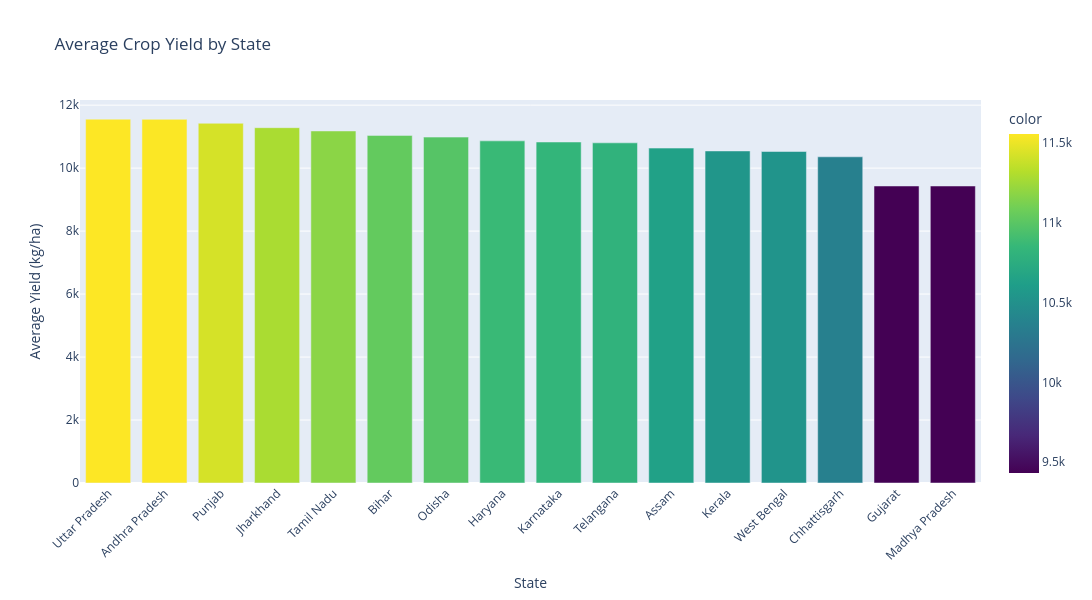
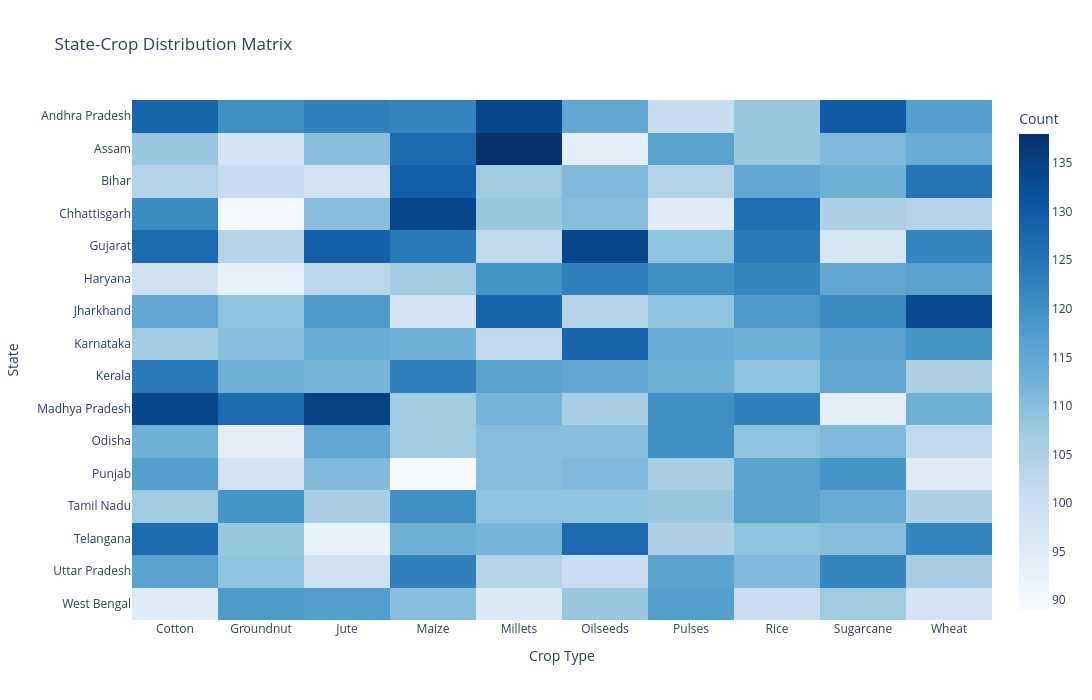

The cell these charts' notebook holds for them, in order:
### Code cell
# =========================================================
# State-wise Analysis
# =========================================================

# Average yield by state
state_yield = (
    df.groupby('state')['yield_kg_ha']
    .mean()
    .sort_values(ascending=False)
)

# =========================================================
# State-wise Yield Bar Chart
# =========================================================

fig = px.bar(
    x=state_yield.index,
    y=state_yield.values,
    title='Average Crop Yield by State',
    labels={
        'x': 'State',
        'y': 'Average Yield (kg/ha)'
    },
    color=state_yield.values,
    color_continuous_scale='Viridis'
)

fig.update_layout(
    xaxis_tickangle=-45,
    width=1200,
    height=600
)

fig.show()

# Save interactive visualization
fig.write_html(
    'visualizations/state_yield_analysis.png'
)

# =========================================================
# State-Crop Distribution Matrix
# =========================================================

state_crop_matrix = pd.crosstab(
    df['state'],
    df['crop']
)

fig = px.imshow(
    state_crop_matrix,
    aspect='auto',
    color_continuous_scale='Blues',
    title='State-Crop Distribution Matrix',
    labels={
        'x': 'Crop Type',
        'y': 'State',
        'color': 'Count'
    }
)

fig.update_layout(
    width=1200,
    height=700
)

fig.show()

# Save heatmap
fig.write_html(
    'visualizations/state_crop_matrix.png'
)

# =========================================================
# Print Top States
# =========================================================

print("\nTop 10 States by Average Yield:\n")

print(state_yield.head(10))

### Figure 1 — Plotly figure (JSON) as saved in the notebook; plotly's stock layout.template omitted (floating-point values rounded to 4 significant figures)
{"data": [{"hovertemplate": "State=%{x}<br>Average Yield (kg/ha)=%{y}<br>color=%{marker.color}<extra></extra>", "legendgroup": "", "marker": {"color": [11560.0, 11550.0, 11420.0, 11280.0, 11180.0, 11040.0, 10980.0, 10870.0, 10830.0, 10800.0, 10640.0, 10550.0, 10530.0, 10360.0, 9433.0, 9432.0], "coloraxis": "coloraxis", "pattern": {"shape": ""}}, "name": "", "orientation": "v", "showlegend": false, "textposition": "auto", "type": "bar", "x": ["Uttar Pradesh", "Andhra Pradesh", "Punjab", "Jharkhand", "Tamil Nadu", "Bihar", "Odisha", "Haryana", "Karnataka", "Telangana", "Assam", "Kerala", "West Bengal", "Chhattisgarh", "Gujarat", "Madhya Pradesh"], "xaxis": "x", "y": [11560.0, 11550.0, 11420.0, 11280.0, 11180.0, 11040.0, 10980.0, 10870.0, 10830.0, 10800.0, 10640.0, 10550.0, 10530.0, 10360.0, 9433.0, 9432.0], "yaxis": "y"}], "layout": {"barmode": "relative", "coloraxis": {"colorbar": {"title": {"text": "color"}}, "colorscale": [[0, "#440154"], [0.1111, "#482878"], [0.2222, "#3e4989"], [0.3333, "#31688e"], [0.4444, "#26828e"], [0.5556, "#1f9e89"], [0.6667, "#35b779"], [0.7778, "#6ece58"], [0.8889, "#b5de2b"], [1, "#fde725"]]}, "height": 600, "legend": {"tracegroupgap": 0}, "title": {"text": "Average Crop Yield by State"}, "width": 1200, "xaxis": {"anchor": "y", "domain": [0, 1], "tickangle": -45, "title": {"text": "State"}}, "yaxis": {"anchor": "x", "domain": [0, 1], "title": {"text": "Average Yield (kg/ha)"}}}}

### Figure 2 — Plotly figure (JSON) as saved in the notebook; plotly's stock layout.template omitted (floating-point values rounded to 4 significant figures; data arrays with more than 128 entries replaced by an {"elided": "..."} marker saying what was removed)
{"data": [{"coloraxis": "coloraxis", "hovertemplate": "Crop Type: %{x}<br>State: %{y}<br>Count: %{z}<extra></extra>", "name": "0", "type": "heatmap", "x": ["Cotton", "Groundnut", "Jute", "Maize", "Millets", "Oilseeds", "Pulses", "Rice", "Sugarcane", "Wheat"], "xaxis": "x", "y": ["Andhra Pradesh", "Assam", "Bihar", "Chhattisgarh", "Gujarat", "Haryana", "Jharkhand", "Karnataka", "Kerala", "Madhya Pradesh", "Odisha", "Punjab", "Tamil Nadu", "Telangana", "Uttar Pradesh", "West Bengal"], "yaxis": "y", "z": {"elided": "16x10 int values"}}], "layout": {"coloraxis": {"colorbar": {"title": {"text": "Count"}}, "colorscale": [[0, "rgb(247,251,255)"], [0.125, "rgb(222,235,247)"], [0.25, "rgb(198,219,239)"], [0.375, "rgb(158,202,225)"], [0.5, "rgb(107,174,214)"], [0.625, "rgb(66,146,198)"], [0.75, "rgb(33,113,181)"], [0.875, "rgb(8,81,156)"], [1, "rgb(8,48,107)"]]}, "height": 700, "title": {"text": "State-Crop Distribution Matrix"}, "width": 1200, "xaxis": {"anchor": "y", "domain": [0, 1], "title": {"text": "Crop Type"}}, "yaxis": {"anchor": "x", "autorange": "reversed", "domain": [0, 1], "title": {"text": "State"}}}}
